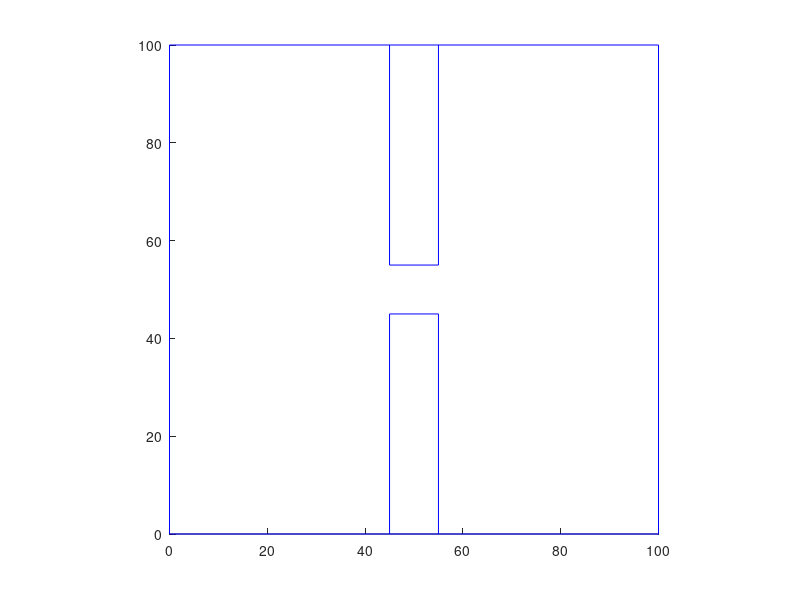

This chart was generated by the following MATLAB code: (Note: this script raises an error after producing the figure.)
%% Needle Type 3. non ideal curved Needle
structNeedleGeometry = struct('straightL',0,'kinkAngle', 0, 'radius',10,'arc',pi);

%% set initial and goal transformation matrix
% initial configuration
needle_tip_pos_init.position = [30;20;0]; % the initial need tip position wrt spatial frame
%     needle_tip_pos_init.direction = 0;

initialTransMatFrmNeedleToTissue.rot = [1 0 0;0 1 0;0 0 1]; % the initial need frame orientation
initialTransMatFrmNeedleToTissue.trans = needle_tip_pos_init.position - initialTransMatFrmNeedleToTissue.rot...
                                * structNeedleGeometry.radius * [1 0 0]';
initial = initialTransMatFrmNeedleToTissue.trans ;
% goal configuration
needle_tip_pose_goal.position = [80;80;0];
%     needle_tip_pose_goal.direction = 0;
goalTransMatFrmNeedleToTissue.rot = [1 0 0;0 1 0;0 0 1];
goalTransMatFrmNeedleToTissue.trans = needle_tip_pose_goal.position - goalTransMatFrmNeedleToTissue.rot...
                                * structNeedleGeometry.radius * [1 0 0]';
goal = goalTransMatFrmNeedleToTissue.trans;

%%
clf;
axis([0 100 0 100]);
axis square;
% Parameters
tissue = [0  0  100 100 0; 0 100 100 0 0];
wall_top = [45 45 55 55;100 55 55 100];
wall_bottom = [45 45 55 55;0 45 45 0];
% Plot the box.
line(tissue(1,:),tissue(2,:),'color','blue');
line(wall_top(1,:),wall_top(2,:),'color','blue');
line(wall_bottom(1,:),wall_bottom(2,:),'color','blue');
hold on;

%% map info
mapUpBound = horzcat([0; 100; 0]', [100; 100; 0]');
mapLeftBound = horzcat([0; 0; 0]', [0; 100; 0]');
mapBottomBound = horzcat([0; 0; 0]', [100; 0; 0]');
mapRightBound = horzcat([100; 0; 0]', [100; 100; 0]');

% define the boundry of the objects
% top wall
topWallRight = horzcat([45; 55; 0]', [45; 100; 0]');
topWallLeft = horzcat([55; 55; 0]', [55; 100; 0]');
topWallBottom = horzcat([45; 55; 0]', [55; 55; 0]');
% bottom wall
downWallRight = horzcat([45; 0; 0]', [45; 45; 0]');
downWallLeft = horzcat([55; 0; 0]', [55; 45; 0]');
downWallBottom = horzcat([45; 45; 0]', [55; 45; 0]');

% push back to map_info array
map_info = [];
map_info = [map_info; mapUpBound];
map_info = [map_info; mapLeftBound];
map_info = [map_info; mapBottomBound];
map_info = [map_info; mapRightBound];
map_info = [map_info; topWallRight];
map_info = [map_info; topWallLeft];
map_info = [map_info; topWallBottom];
map_info = [map_info; downWallRight];
map_info = [map_info; downWallLeft];
map_info = [map_info; downWallBottom];
%% testing starts
sample_node = [30;45;0];
h = circleDrawing(sample_node(1),sample_node(2),structNeedleGeometry.radius,0,pi)
collision_check = checkCollision(map_info(10,:), sample_node);

